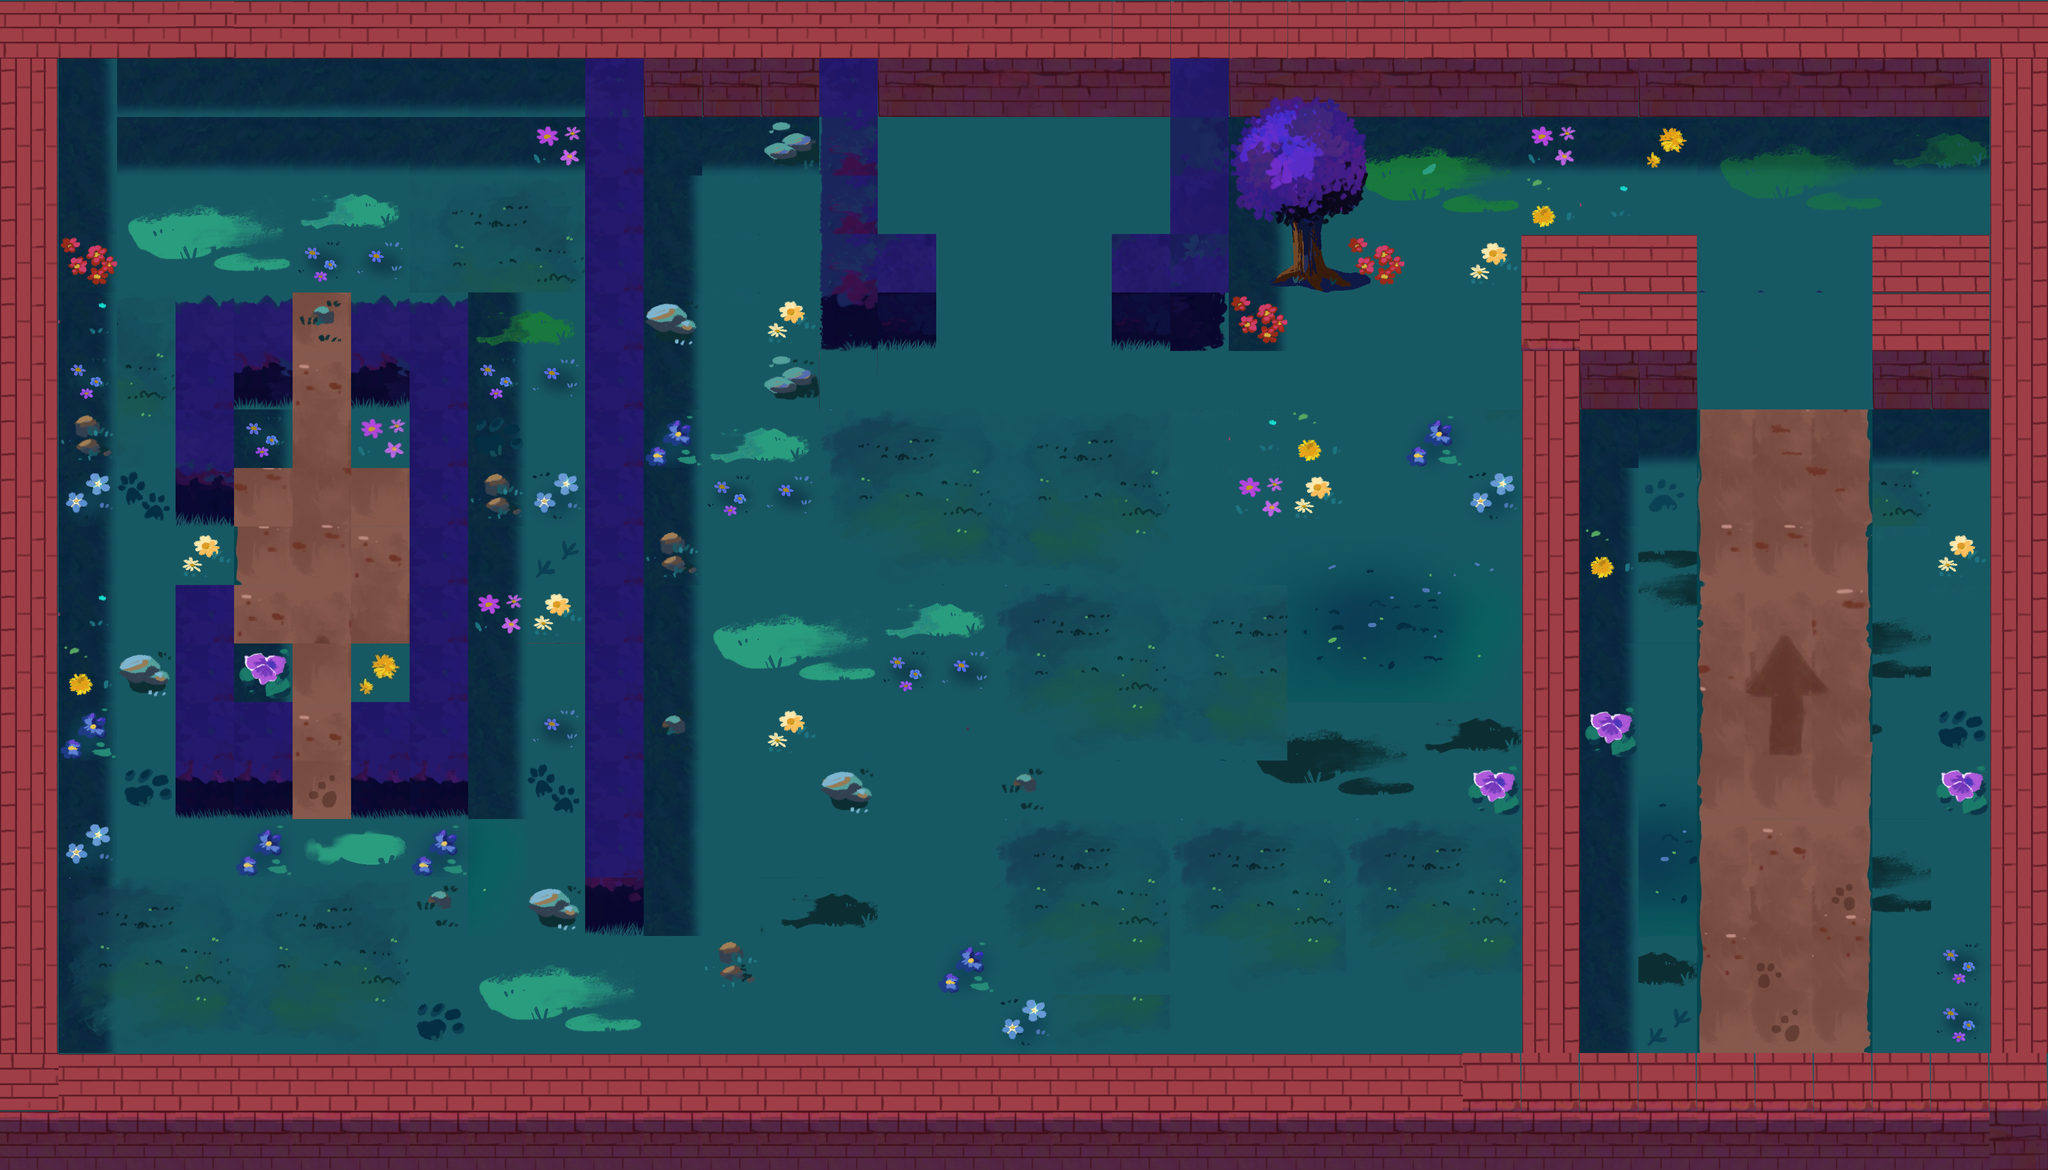

This game map was drawn from its Tiled (.tmx) file and the tilesets committed beside it. A one-line description and the trimmed map source follow:
An orthogonal 35x20 tile map with 128x128 px tiles, 2 tile layers (ground, decoration), 12 tilesets and 83 objects (6x Vent, 4x Guard, 4x Camera, 2x Door, 2x Key, ...).

<map version="1.10" tiledversion="1.11.2" orientation="orthogonal" renderorder="right-down" width="35" height="20" tilewidth="128" tileheight="128" infinite="0" nextlayerid="7" nextobjectid="205">
 <tileset firstgid="1" source="../tilesets/decorations-2.tsx" />
 <tileset firstgid="121" source="../tilesets/decorations.tsx" />
 <tileset firstgid="241" source="../tilesets/fence.tsx" />
 <tileset firstgid="271" source="../tilesets/path-1.tsx" />
 <tileset firstgid="481" source="../tilesets/path-2.tsx" />
 <tileset firstgid="691" source="../tilesets/path-3.tsx" />
 <tileset firstgid="947" source="../tilesets/trees.tsx" />
 <tileset firstgid="956" source="../tilesets/walls-1.tsx" />
 <tileset firstgid="1166" source="../tilesets/walls-2.tsx" />
 <tileset firstgid="1376" source="../tilesets/decals-2.tsx" />
 <tileset firstgid="1464" source="../tilesets/grass_shadow.tsx" />
 <tileset firstgid="1470" source="../tilesets/grass_shadow2.tsx" />
 <layer id="1" name="ground" width="35" height="20">
  <data>[700 cells, 700 non-empty, 119 distinct tile ids]</data>
 </layer>
 <layer id="4" name="decoration" width="35" height="20">
  <data>[700 cells, 272 non-empty, 161 distinct tile ids]</data>
 </layer>
 <objectgroup id="2" name="walls">
  <object id="54" x="2443.41" y="635.098" width="128" height="128" />
  <object id="97" x="0" y="128" width="128" height="2432" />
  <object id="100" x="128" y="2304" width="4352" height="256" />
  <object id="101" x="4352" y="128" width="132.563" height="2210.52" />
  <object id="102" x="0" y="0" width="1927.78" height="122.352" />
  <object id="108" x="1920" y="0" width="2566.76" height="119.695" />
  <object id="109" x="3328" y="512" width="384" height="384" />
  <object id="111" x="4096" y="512" width="256" height="384" />
  <object id="112" x="3328" y="896" width="128" height="896" />
  <object id="113" x="3328" y="1920" width="128" height="384" />
  <object id="115" x="1280" y="128" width="128" height="1024" />
  <object id="129" x="384" y="640" width="256" height="128" />
  <object id="130" x="384" y="768" width="128" height="384" />
  <object id="131" x="384" y="1280" width="128" height="512" />
  <object id="132" x="512" y="1664" width="128" height="128" />
  <object id="133" x="768" y="1664" width="256" height="128" />
  <object id="134" x="768" y="640" width="256" height="128" />
  <object id="138" x="896" y="768" width="128" height="896" />
  <object id="139" x="4142.18" y="1396.45">
   <polyline points="0,0 -435.256,3.62713 -21.7628,21.7628" />
  </object>
  <object id="142" x="2432" y="512" width="128" height="128" />
  <object id="145" x="3328" y="1792" width="128" height="128" />
  <object id="150" x="1280" y="1152" width="128" height="256" />
  <object id="154" x="1280" y="1408" width="128" height="640" />
  <object id="155" x="2688" y="128" width="1280" height="128" />
  <object id="156" x="3968" y="128" width="384" height="128" />
  <object id="157" x="128" y="128" width="512" height="128" />
  <object id="158" x="640" y="128" width="640" height="128" />
  <object id="159" x="1408" y="128" width="384" height="128" />
  <object id="160" x="1920" y="128" width="640" height="128" />
  <object id="162" x="512" y="768" width="128" height="128" />
  <object id="163" x="768" y="768" width="128" height="128" />
  <object id="164" x="512" y="1536" width="128" height="128" />
  <object id="165" x="768" y="1536" width="128" height="128" />
  <object id="166" x="2560" y="128" width="128" height="640" />
  <object id="167" x="1792" y="128" width="128" height="640" />
  <object id="168" x="1920" y="512" width="128" height="256" />
  <object id="196" x="2560" y="2176" width="768" height="128" />
  <object id="197" x="128" y="2176" width="256" height="128" />
  <object id="198" x="128" y="384" width="128" height="128" />
  <object id="199" x="1152" y="384" width="128" height="128" />
  <object id="200" x="128" y="256" width="1152" height="128" />
 </objectgroup>
 <objectgroup id="3" name="objects">
  <object id="31" type="Door" x="2052.21" y="378.134" width="384" height="384" />
  <object id="59" type="Exit" x="2247.88" y="350.133">
   <properties>
    <property name="creature" propertytype="ExitCreature" value="RABBIT" />
   </properties>
   <point />
  </object>
  <object id="61" type="Vent" x="4183.11" y="372.269">
   <point />
  </object>
  <object id="177" type="Vent" x="4183.11" y="372.269">
   <point />
  </object>
  <object id="178" type="Vent" x="4183.11" y="372.269">
   <point />
  </object>
  <object id="62" type="Vent" x="4231.35" y="1072.92">
   <point />
  </object>
  <object id="64" type="Door" x="3712" y="512" width="384" height="384" />
  <object id="78" type="Octopus" x="4202.9" y="2186.17">
   <point />
  </object>
  <object id="81" type="Guard" x="1583" y="1838.63">
   <properties>
    <property name="angle" type="float" value="1" />
    <property name="path" type="object" value="91" />
   </properties>
   <point />
  </object>
  <object id="82" type="Camera" x="1462.08" y="2002.68">
   <properties>
    <property name="angle" type="float" value="270" />
    <property name="fov" type="float" value="60" />
    <property name="viewDistance" type="float" value="5" />
   </properties>
   <point />
  </object>
  <object id="83" type="Camera" x="2803.15" y="1407.83">
   <properties>
    <property name="angle" type="float" value="180" />
    <property name="fov" type="float" value="60" />
    <property name="viewDistance" type="float" value="5" />
   </properties>
   <point />
  </object>
  <object id="84" type="Key" x="2484" y="1414.8">
   <point />
  </object>
  <object id="85" type="Cat" x="699.972" y="1263.15">
   <point />
  </object>
  <object id="91" x="1747.5" y="2139.08">
   <polyline points="0,0 167.379,18.9794 161.607,-816.116 -198.161,-806.627 -194.313,28.4692 -17.3151,37.9589" />
  </object>
  <object id="92" type="Key" x="3546.07" y="452.298">
   <point />
  </object>
  <object id="127" type="Camera" x="2451.94" y="823.359">
   <properties>
    <property name="angle" type="float" value="230" />
    <property name="fov" type="float" value="60" />
    <property name="viewDistance" type="float" value="5" />
   </properties>
   <point />
  </object>
  <object id="128" type="Camera" x="2049.33" y="816.104">
   <properties>
    <property name="angle" type="float" value="300" />
    <property name="fov" type="float" value="60" />
    <property name="viewDistance" type="float" value="5" />
   </properties>
   <point />
  </object>
  <object id="140" x="3677.91" y="1523.39">
   <polyline points="0,0 475.154,14.5085 18.1357,25.3899" />
  </object>
  <object id="143" type="Vent" x="1601.99" y="457.461">
   <point />
  </object>
  <object id="144" type="Vent" x="2242.36" y="509.098">
   <point />
  </object>
  <object id="149" x="1947.77" y="881.393">
   <polyline points="0,0 -123.322,0 -112.441,250.272 -108.814,250.272 663.765,239.391 627.494,7.25426" />
  </object>
  <object id="175" type="Checkpoint" x="3891.92" y="451.011">
   <properties>
    <property name="door" type="object" value="64" />
    <property name="forCat" type="bool" value="true" />
   </properties>
   <point />
  </object>
  <object id="176" type="Checkpoint" x="3627.53" y="2173.41">
   <properties>
    <property name="door" type="object" value="64" />
    <property name="forCat" type="bool" value="false" />
   </properties>
   <point />
  </object>
  <object id="179" type="Guard" x="2220.06" y="882.582">
   <properties>
    <property name="angle" type="float" value="180" />
    <property name="path" type="object" value="149" />
   </properties>
   <point />
  </object>
  </objectgroup>
 <objectgroup id="6" name="images">
  <!-- 16 objects omitted --></objectgroup>
</map>
<!-- 18 of 83 objects omitted -->
